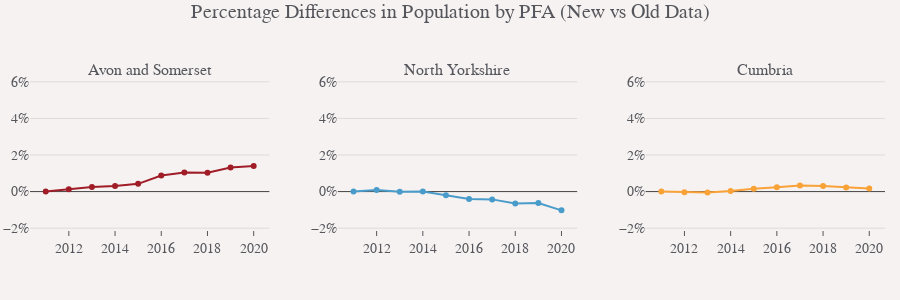

The code cell stored with this chart in its notebook:
### Code cell
no_modebar = {'displayModeBar': False}
# Filter data for visualization
sample_pfas = comparison_results['PFA'].unique()

# Dynamically calculate vertical spacing based on the number of rows
num_cols = 3
num_rows = -(-len(sample_pfas) // num_cols)  # Ceiling division to determine rows
max_vertical_spacing = 1 / (num_rows - 1) if num_rows > 1 else 0.1
vertical_spacing = min(0.02, max_vertical_spacing)  # Use 0.02 or the maximum allowed value

# Create subplots
fig = make_subplots(
    rows=num_rows, cols=num_cols,
    subplot_titles=sample_pfas,
    vertical_spacing=vertical_spacing,
    horizontal_spacing=0.08
)

for i, pfa in enumerate(sample_pfas):
    pfa_data = comparison_results[comparison_results['PFA'] == pfa]
    
    # Calculate row and column position (Plotly uses 1-based indexing)
    row = (i // num_cols) + 1
    col = (i % num_cols) + 1
    
    fig.add_trace(
        go.Scatter(
            x=pfa_data['Year'],
            y=pfa_data['Percentage Difference'],
            mode='lines+markers',
            name=pfa,
            showlegend=False,
            line=dict(width=2),
            marker=dict(size=6),
            hovertemplate="%{y:.2f}%<extra>Percentage difference</extra>",
        ),
        row=row, col=col
    )

# Update layout
fig.update_layout(
    margin=dict(l=30, r=15),
    height=300 * num_rows,  # Adjust height dynamically based on rows
    title_text="Percentage Differences in Population by PFA (New vs Old Data)",
)

# Update x and y axis labels
fig.update_xaxes(nticks=6)
fig.update_yaxes(nticks=5, ticksuffix="%", range=[-2.1, 6.1])

fig.show(config=no_modebar)

### Figure 1 — Plotly figure (JSON) as saved in the notebook; plotly's stock layout.template omitted (floating-point values rounded to 4 significant figures)
{"data": [{"hovertemplate": "%{y:.2f}%<extra>Percentage difference</extra>", "line": {"width": 2}, "marker": {"size": 6}, "mode": "lines+markers", "name": "Avon and Somerset", "showlegend": false, "type": "scatter", "x": [2011, 2012, 2013, 2014, 2015, 2016, 2017, 2018, 2019, 2020], "xaxis": "x", "y": [0.0, 0.1255, 0.2519, 0.3102, 0.4226, 0.8805, 1.037, 1.032, 1.313, 1.398], "yaxis": "y"}, {"hovertemplate": "%{y:.2f}%<extra>Percentage difference</extra>", "line": {"width": 2}, "marker": {"size": 6}, "mode": "lines+markers", "name": "North Yorkshire", "showlegend": false, "type": "scatter", "x": [2011, 2012, 2013, 2014, 2015, 2016, 2017, 2018, 2019, 2020], "xaxis": "x2", "y": [0.0, 0.08347, -0.002986, 0.0002973, -0.1993, -0.408, -0.4264, -0.6501, -0.6254, -1.025], "yaxis": "y2"}, {"hovertemplate": "%{y:.2f}%<extra>Percentage difference</extra>", "line": {"width": 2}, "marker": {"size": 6}, "mode": "lines+markers", "name": "Cumbria", "showlegend": false, "type": "scatter", "x": [2011, 2012, 2013, 2014, 2015, 2016, 2017, 2018, 2019, 2020], "xaxis": "x3", "y": [0.0, -0.03038, -0.04491, 0.03809, 0.1594, 0.2378, 0.3322, 0.2986, 0.2219, 0.1748], "yaxis": "y3"}], "layout": {"annotations": [{"font": {"size": 16}, "showarrow": false, "text": "Avon and Somerset", "x": 0.14, "xanchor": "center", "xref": "paper", "y": 1, "yanchor": "bottom", "yref": "paper"}, {"font": {"size": 16}, "showarrow": false, "text": "North Yorkshire", "x": 0.5, "xanchor": "center", "xref": "paper", "y": 1, "yanchor": "bottom", "yref": "paper"}, {"font": {"size": 16}, "showarrow": false, "text": "Cumbria", "x": 0.86, "xanchor": "center", "xref": "paper", "y": 1, "yanchor": "bottom", "yref": "paper"}], "height": 300, "margin": {"l": 30, "r": 15}, "title": {"text": "Percentage Differences in Population by PFA (New vs Old Data)"}, "xaxis": {"anchor": "y", "domain": [0, 0.28], "nticks": 6}, "xaxis2": {"anchor": "y2", "domain": [0.36, 0.64], "nticks": 6}, "xaxis3": {"anchor": "y3", "domain": [0.72, 1], "nticks": 6}, "yaxis": {"anchor": "x", "domain": [0, 1], "nticks": 5, "range": [-2.1, 6.1], "ticksuffix": "%"}, "yaxis2": {"anchor": "x2", "domain": [0, 1], "nticks": 5, "range": [-2.1, 6.1], "ticksuffix": "%"}, "yaxis3": {"anchor": "x3", "domain": [0, 1], "nticks": 5, "range": [-2.1, 6.1], "ticksuffix": "%"}}}
